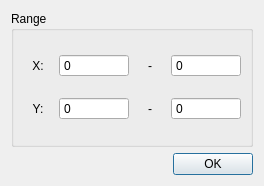
<?xml version="1.0" encoding="UTF-8"?>
<ui version="4.0">
 <class>Range</class>
 <widget class="QDialog" name="Range">
  <property name="geometry">
   <rect>
    <x>0</x>
    <y>0</y>
    <width>264</width>
    <height>186</height>
   </rect>
  </property>
  <property name="windowTitle">
   <string>Dialog</string>
  </property>
  <layout class="QVBoxLayout" name="verticalLayout_2" stretch="1,0">
   <item>
    <widget class="QGroupBox" name="groupBox">
     <property name="styleSheet">
      <string notr="true"/>
     </property>
     <property name="title">
      <string>Range</string>
     </property>
     <layout class="QVBoxLayout" name="verticalLayout">
      <item>
       <layout class="QHBoxLayout" name="horizontalLayout">
        <item>
         <widget class="QLabel" name="label">
          <property name="text">
           <string>X:</string>
          </property>
          <property name="alignment">
           <set>Qt::AlignCenter</set>
          </property>
         </widget>
        </item>
        <item>
         <widget class="QDoubleSpinBox" name="x_min">
          <property name="minimumSize">
           <size>
            <width>70</width>
            <height>0</height>
           </size>
          </property>
          <property name="buttonSymbols">
           <enum>QAbstractSpinBox::NoButtons</enum>
          </property>
          <property name="decimals">
           <number>0</number>
          </property>
          <property name="minimum">
           <double>-1000.000000000000000</double>
          </property>
          <property name="maximum">
           <double>20000.000000000000000</double>
          </property>
         </widget>
        </item>
        <item>
         <widget class="QLabel" name="label_3">
          <property name="text">
           <string>-</string>
          </property>
          <property name="alignment">
           <set>Qt::AlignCenter</set>
          </property>
         </widget>
        </item>
        <item>
         <widget class="QDoubleSpinBox" name="x_max">
          <property name="minimumSize">
           <size>
            <width>70</width>
            <height>0</height>
           </size>
          </property>
          <property name="buttonSymbols">
           <enum>QAbstractSpinBox::NoButtons</enum>
          </property>
          <property name="decimals">
           <number>0</number>
          </property>
          <property name="maximum">
           <double>25000.000000000000000</double>
          </property>
         </widget>
        </item>
       </layout>
      </item>
      <item>
       <layout class="QHBoxLayout" name="horizontalLayout_2">
        <item>
         <widget class="QLabel" name="label_2">
          <property name="text">
           <string>Y:</string>
          </property>
          <property name="alignment">
           <set>Qt::AlignCenter</set>
          </property>
         </widget>
        </item>
        <item>
         <widget class="QDoubleSpinBox" name="y_min">
          <property name="minimumSize">
           <size>
            <width>70</width>
            <height>0</height>
           </size>
          </property>
          <property name="buttonSymbols">
           <enum>QAbstractSpinBox::NoButtons</enum>
          </property>
          <property name="decimals">
           <number>0</number>
          </property>
          <property name="minimum">
           <double>-10000.000000000000000</double>
          </property>
          <property name="maximum">
           <double>20000.000000000000000</double>
          </property>
         </widget>
        </item>
        <item>
         <widget class="QLabel" name="label_4">
          <property name="text">
           <string>-</string>
          </property>
          <property name="alignment">
           <set>Qt::AlignCenter</set>
          </property>
         </widget>
        </item>
        <item>
         <widget class="QDoubleSpinBox" name="y_max">
          <property name="minimumSize">
           <size>
            <width>70</width>
            <height>0</height>
           </size>
          </property>
          <property name="buttonSymbols">
           <enum>QAbstractSpinBox::NoButtons</enum>
          </property>
          <property name="decimals">
           <number>0</number>
          </property>
          <property name="minimum">
           <double>-10000.000000000000000</double>
          </property>
          <property name="maximum">
           <double>20000.000000000000000</double>
          </property>
         </widget>
        </item>
       </layout>
      </item>
     </layout>
    </widget>
   </item>
   <item>
    <layout class="QHBoxLayout" name="horizontalLayout_3">
     <item>
      <spacer name="horizontalSpacer">
       <property name="orientation">
        <enum>Qt::Horizontal</enum>
       </property>
       <property name="sizeHint" stdset="0">
        <size>
         <width>40</width>
         <height>20</height>
        </size>
       </property>
      </spacer>
     </item>
     <item>
      <widget class="QPushButton" name="okBtn">
       <property name="text">
        <string>OK</string>
       </property>
      </widget>
     </item>
    </layout>
   </item>
  </layout>
 </widget>
 <resources/>
 <connections/>
</ui>
